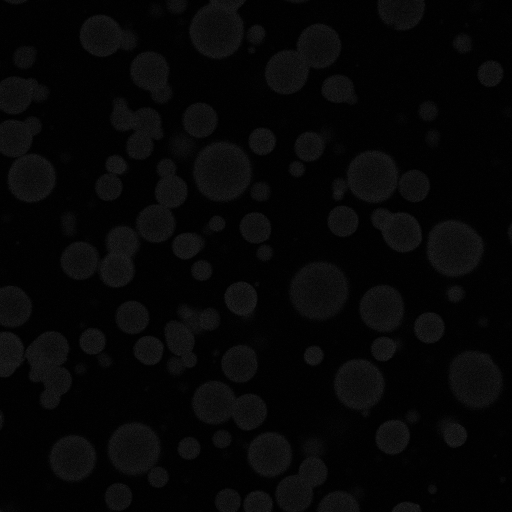
#> input picture Archive/20231108-Eli-Scatter-Droplet/Pretxn_s3c1.tif, 1024 x 1024 px, given in place of Txn_25min_s3c0.tif, which was not available (shown at 1/2 size)
$ jupyter execute --allow-errors 20231108-Eli-Droplet-Scatter_overlap.ipynb   (text cells are left out)
#> lines starting #> are read from the running program, lines starting #| are printed output that depends on the picture; after the words box and inside, x2 and y2 are one past the last pixel; in counts of white or black regions, pixels touching at a corner belong together; pictures that were not available may be replaced by others from this repository, and a replacement may not be noted
[cell 1]
import numpy as np
import pandas as pd
import matplotlib.pyplot as plt
from matplotlib.colors import LinearSegmentedColormap

from skimage.measure import label, regionprops
from scipy.ndimage import binary_dilation
from scipy.ndimage import gaussian_filter

[cell 2]
img1 = plt.imread("./Txn_25min_s3c0.tif")
#> img1 is the input picture: shape (1024, 1024) uint16; min 13, max 13452, mean 1668.6

img2 = plt.imread("./Txn_25min_s3c1.tif")
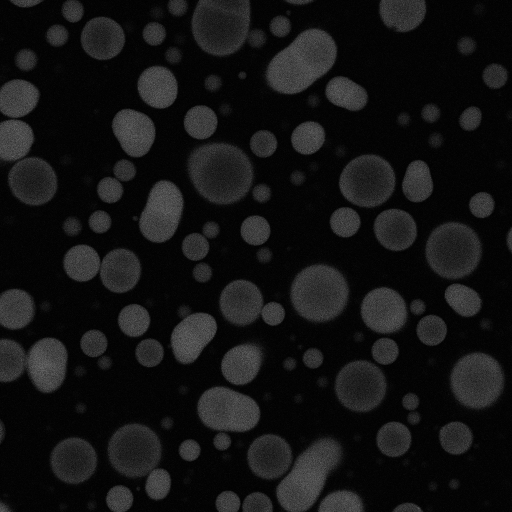
#> input picture Archive/20231108-Eli-Scatter-Droplet/Txn_25min_s3c1.tif, 1024 x 1024 px, found by its file name (shown at 1/2 size)
#> img2 is the input picture: shape (1024, 1024) uint16; min 34, max 39334, mean 5047.7

[cell 3]
plt.figure(figsize = (12, 6), dpi = 80)

plt.subplot(1, 2, 1)
plt.title("Blue")
plt.imshow(img1, cmap = 'gray')

plt.subplot(1, 2, 2)
plt.title("Green")
plt.imshow(img2, cmap = 'gray')

plt.tight_layout()
plt.show()

[cell 4]
# Create Binary for better signal to noise
binary = img2 > (img2.mean() + 0.0*img2.std())
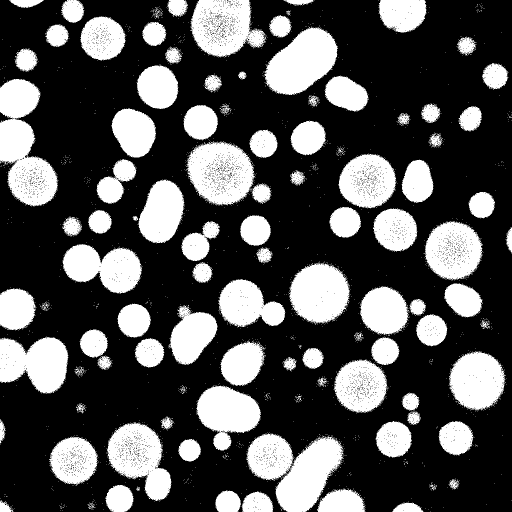
#> binary: shape (1024, 1024) bool (shown at 1/2 size); 32.7% white; 1934 white regions (1834 under 20 px)

# use labeling function to identify connected blobs
label_im = label(binary)
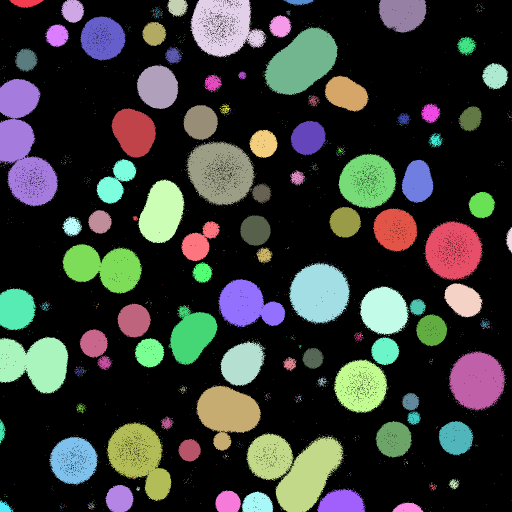
#> label_im: shape (1024, 1024) int32 (shown at 1/2 size); 1935 distinct labels, from 0 to 1934; one colour per label, 0 black
blob_lists = regionprops(label_im)
#> blob_lists = 1934 regions; largest, box (x1, y1, x2, y2) and area: (493, 867, 688, 1024) 18051, (0, 158, 117, 414) 17294, (528, 53, 676, 190) 12799, (371, 282, 510, 412) 12317, (381, 0, 533, 115) 11640

# Remove small blobs
droplets = [i for i in blob_lists if i.area > 200]
#> droplets = 83 regions; largest, box (x1, y1, x2, y2) and area: (493, 867, 688, 1024) 18051, (0, 158, 117, 414) 17294, (528, 53, 676, 190) 12799, (371, 282, 510, 412) 12317, (381, 0, 533, 115) 11640

plt.figure(figsize = (12, 6), dpi = 80)

plt.subplot(1, 2, 1)
plt.title("Green Droplet")
plt.imshow(img2, cmap = 'gray')

ax = plt.subplot(1, 2, 2)
plt.title("Green Droplet (Binary)")
plt.imshow(binary, cmap = 'gray')
for i in droplets:
    minr, minc, maxr, maxc = i.bbox
    rect = plt.Rectangle((minc, minr), maxc - minc, maxr - minr,
                              fill=False, edgecolor='red', linewidth=2, alpha=.8)
    ax.add_patch(rect)
    ax.set_axis_off()
#> this loop made 83 passes
#> (minr, minc, maxr, maxc) on passes 1 to 12: (0, 18, 16, 87), (0, 122, 46, 169), (0, 334, 34, 376), (0, 381, 115, 533), (0, 567, 12, 628), (0, 757, 65, 853), (30, 538, 75, 583), (33, 160, 122, 251), (44, 284, 92, 333), (48, 91, 94, 138), (53, 528, 190, 676), (73, 914, 111, 953)

plt.tight_layout()
plt.show()

[cell 5]
val1, val2 = [], []

for droplet in droplets:
    # view the blob
    plt.imshow(binary_dilation(droplet.image), cmap = 'gray')
    plt.show()

    # get the boundary
    minr, minc, maxr, maxc = droplet.bbox

    # img1 values
    blob_img = img1[minr:maxr, minc:maxc]
    vals = blob_img[binary_dilation(droplet.image)]
    val1.append(vals.flatten())

    # img2 values
    blob_img = img2[minr:maxr, minc:maxc]
    vals = blob_img[binary_dilation(droplet.image)]
    val2.append(vals.flatten())
#> this loop made 83 passes
#> pass 1, `plt.show()`:
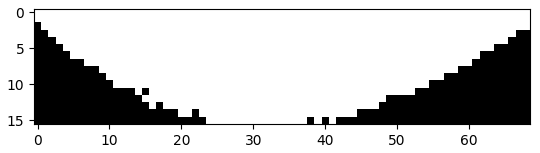
#> figure drawn by matplotlib, 1 panel
#> pass 3, `blob_img = img2[minr:maxr, minc:maxc]`:
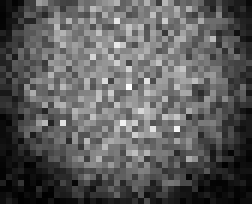
#> blob_img: shape (34, 42) uint16 (shown 6 times larger); min 193, max 21970, mean 8057.1; drawn with min black and max white
#> after the loop, val1 = 83 items; val2 = 83 items

[cell 6]
plt.figure(figsize=(6,6), dpi = 80)
plt.scatter([val for ary in val1 for val in ary], [val for ary in val2 for val in ary], alpha = 0.1, s = .1)
# plt.scatter(16000, 20000, alpha = 1, s = 1)
# plt.title("After Transcription")
plt.xlabel("Blue Channel Value")
plt.ylabel("Green Channel Value")
plt.xlim(0, 40000)
plt.ylim(0, 30000)
# plt.savefig('25min_Txn_Scatter.pdf', dpi=80)
plt.show()

[cell 7]
img1 = plt.imread("./Txn_25min_s3c0.tif")

img2 = plt.imread("./Txn_25min_s3c2.tif")
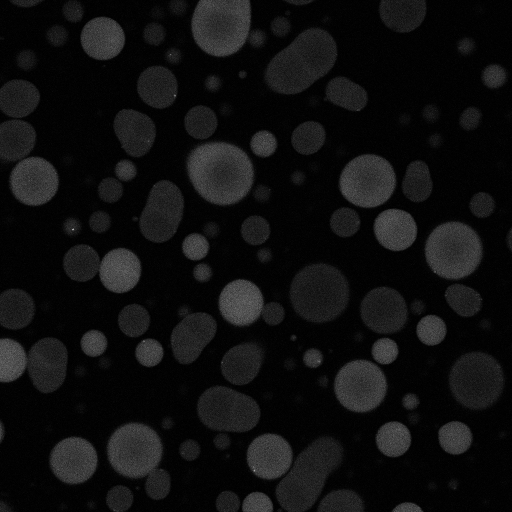
#> input picture Archive/20231108-Eli-Scatter-Droplet/Txn_25min_s3c2.tif, 1024 x 1024 px, found by its file name (shown at 1/2 size)
#> img2 is the input picture: shape (1024, 1024) uint16; min 104, max 53115, mean 3981.5
# img3 = plt.imread("./Txn_25min_s3c3.tif")

# Create Binary for better signal to noise
binary = img2 > (img2.mean() + 0.0*img2.std())
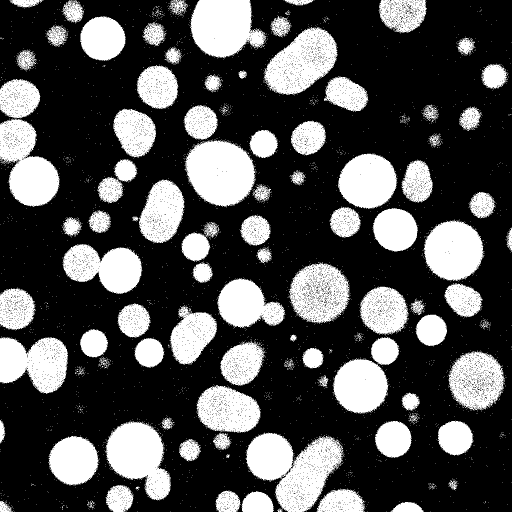
#> binary: shape (1024, 1024) bool (shown at 1/2 size); 31.8% white; 3103 white regions (3003 under 20 px)

# use labeling function to identify connected blobs
label_im = label(binary)
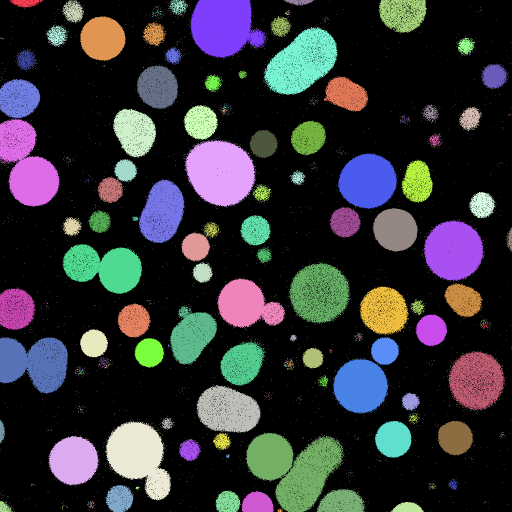
#> label_im: shape (1024, 1024) int32 (shown at 1/2 size); 3104 distinct labels, from 0 to 3103; one colour per label, 0 black
blob_lists = regionprops(label_im)
#> blob_lists = 3103 regions; largest, box (x1, y1, x2, y2) and area: (492, 865, 687, 1024) 18020, (369, 280, 512, 414) 14033, (0, 238, 120, 414) 12765, (380, 0, 532, 117) 12676, (210, 842, 342, 1001) 12656

# Remove small blobs
droplets = [i for i in blob_lists if i.area > 200]
#> droplets = 83 regions; largest, box (x1, y1, x2, y2) and area: (492, 865, 687, 1024) 18020, (369, 280, 512, 414) 14033, (0, 238, 120, 414) 12765, (380, 0, 532, 117) 12676, (210, 842, 342, 1001) 12656

plt.figure(figsize = (12, 6), dpi = 80)

plt.subplot(1, 2, 1)
plt.title("Green Droplet")
plt.imshow(img2, cmap = 'gray')

ax = plt.subplot(1, 2, 2)
plt.title("Green Droplet (Binary)")
plt.imshow(binary, cmap = 'gray')
for i in droplets:
    minr, minc, maxr, maxc = i.bbox
    rect = plt.Rectangle((minc, minr), maxc - minc, maxr - minr,
                              fill=False, edgecolor='red', linewidth=2, alpha=.8)
    ax.add_patch(rect)
    ax.set_axis_off()
#> this loop made 83 passes
#> (minr, minc, maxr, maxc) on passes 1 to 12: (0, 19, 15, 86), (0, 123, 45, 168), (0, 338, 30, 376), (0, 380, 117, 532), (0, 570, 11, 627), (0, 757, 67, 854), (32, 541, 74, 583), (33, 160, 122, 251), (44, 285, 92, 332), (51, 93, 93, 136), (54, 528, 190, 675), (75, 915, 110, 950)

plt.tight_layout()
plt.show()
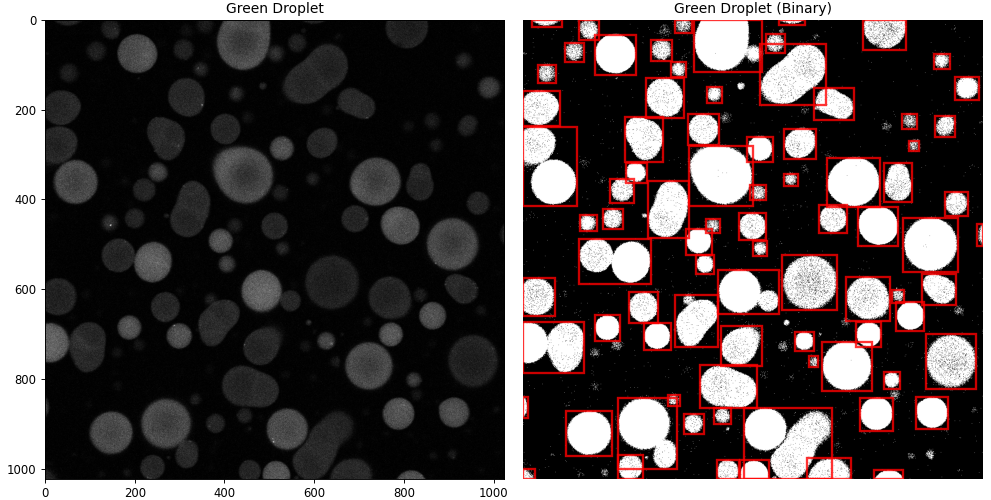
#> figure drawn by matplotlib, 2 panels

val1, val2 = [], []

for droplet in droplets:
    # view the blob
    plt.imshow(binary_dilation(droplet.image), cmap = 'gray')
    plt.show()

    # get the boundary
    minr, minc, maxr, maxc = droplet.bbox

    # img1 values
    blob_img = img1[minr:maxr, minc:maxc]
    vals = blob_img[binary_dilation(droplet.image)]
    val1.append(vals.flatten())

    # img2 values
    blob_img = img2[minr:maxr, minc:maxc]
    vals = blob_img[binary_dilation(droplet.image)]
    val2.append(vals.flatten())
#> this loop made 83 passes

plt.figure(figsize=(6, 6), dpi = 80)
plt.scatter([val for ary in val1 for val in ary], [val for ary in val2 for val in ary], alpha = .1, s = .1)
plt.xlabel("Green Channel Value")
plt.ylabel("Blue Channel Value")
plt.xlim(0, 30000)
plt.ylim(0, 30000)
plt.show()
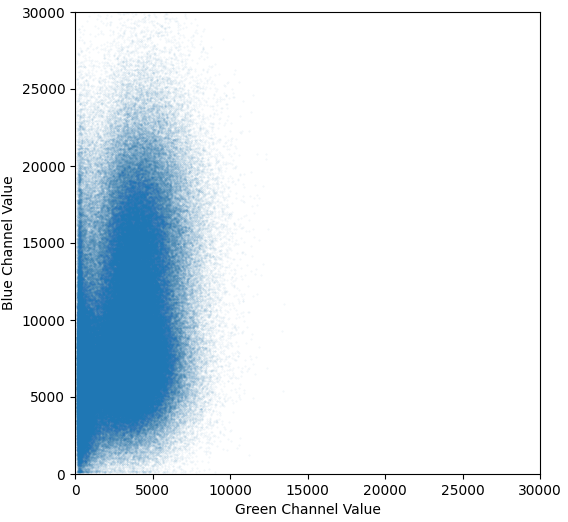
#> figure drawn by matplotlib, 1 panel
